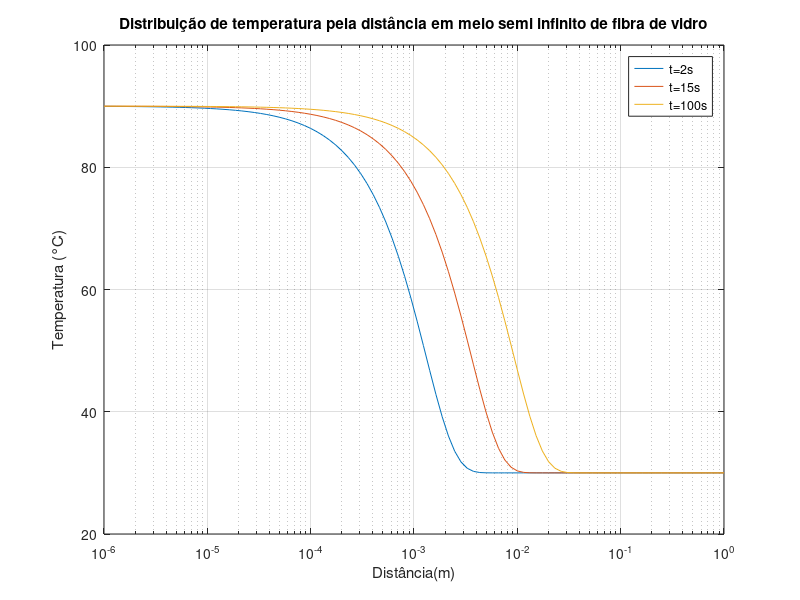

Source code (MATLAB):
clc
clear
r=logspace(-6,0,100);
a=0.4;
b=0.403;
Ta=90;
Ti=30;
Tb=25;
alfa=0.43e-6;
n=1;
t=[2 15 100];

for i=1:3
    T(i,:) = Ta+(Ti-Ta)*erf(r/(2*sqrt(alfa*t(i))));  
end
figure(1)
semilogx(r,T(1,:),r,T(2,:),r,T(3,:))
grid on
title('Distribuição de temperatura pela distância em meio semi infinito de fibra de vidro')
xlabel('Distância(m)')
ylabel('Temperatura (°C)')
legend('t=2s','t=15s','t=100s','Location', 'best')
axis([10^-6 10^0 20 100])  % Ajuste da escala do eixo x para [1, 10^3]